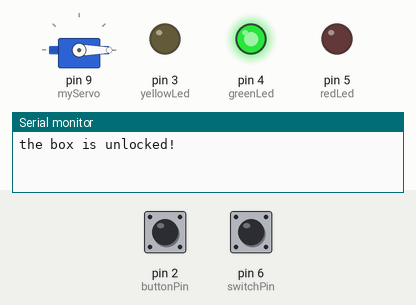
Simulated run of this sketch. Board: Arduino Uno, built with avr-gcc and run on an emulated ATmega328P. Parts: servo, output pins drawn as LEDs (lit = HIGH), the last lines printed to the serial monitor. The test bench sets the inputs (shaded band); at power-on: pin 2 (buttonPin) LOW, pin 6 (switchPin) HIGH.

Above: at 1.2 s.
1.3 s: pin 2 (buttonPin) pulled HIGH for 0.15 s
At 2.3 s:
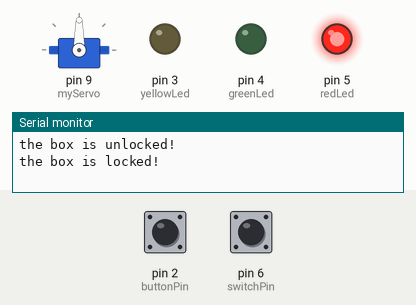
2.9 s: pin 6 (switchPin) pulled LOW for 0.15 s
6.0 s: pin 6 (switchPin) pulled LOW for 1 s
At 8.1 s:
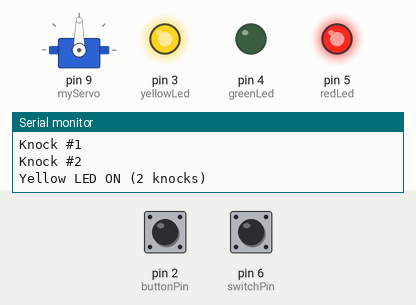
Timing chart, 0 to 14.5 s (numbered marks = the images above; inputs shaded):
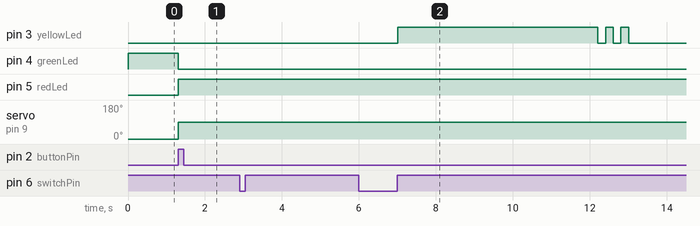

Measured:
- after the input at 1.3 s, pin 4 (greenLed): HIGH → LOW at once; pin 5 (redLed): LOW → HIGH at once; servo on pin 9 (myServo): 0° → 90° at once
- by itself, pin 3 (yellowLed): repeats every 0.40 s: LOW 0.20 s, HIGH 0.20 s, until it stays LOW from 13.0 s

The sketch:

NewKnockLock.ino
```cpp
// Modified Arduino Project 12 Knock Lock
/// by M.Davis Fall 2025

// This is a modified version of the Knock Lock project that replaces a piezo with a tilt switch.

// Make sure to have the Servo library installed in the IDE
#include <Servo.h>

// Defining the components
Servo myServo;

const int buttonPin = 2;   // Button Switch
const int yellowLed = 3;   // Standard Yellow LED
const int greenLed = 4;    // Standard Green LED
const int redLed   = 5;    // Standard Red LED
const int switchPin = 6;   // Tilt Switch

bool locked = false;
int numberOfKnocks = 0; // Starting number of knocks

// Debouncing to not have a super sensitive tilt sensor
const unsigned long sampleIntervalMs = 2;   // sampling cadence for debounce
const int lowSamplesNeeded  = 5;            // consecutive LOW samples to confirm press (≈10ms)
const int highSamplesNeeded = 5;            // consecutive HIGH samples to confirm release (≈10ms)
const unsigned long minLowMs   = 15;        // ignore ultra-fast spikes
const unsigned long maxLowMs   = 1200;      // ignore “held” tilt beyond ~1.2s
const unsigned long refractoryMs = 250;     // ignore new knocks right after a valid one
const unsigned long resetTimeout  = 5000;   // sequence timeout
const unsigned long knockDebounceGuard = 0; // extra guard if needed

int consecutiveLow  = 0;
int consecutiveHigh = 0;
bool lowConfirmed   = false;
unsigned long lowStartMs = 0;
unsigned long inhibitUntil = 0;

unsigned long lastKnockTime = 0;

// Setting up locking, unlocking and timeout/reset custom functions (See Bottom of Code)
void lockBox();
void unlockBox();
void warnAndReset();

// Returns true exactly once per valid knock
bool detectKnock() {
  unsigned long now = millis();
  if (now < inhibitUntil) return false;

  int raw = digitalRead(switchPin); // When there is a tilt, the state changes from HIGH to LOW

  if (raw == LOW) {
    consecutiveLow++;
    consecutiveHigh = 0;
  } else {
    consecutiveHigh++;
    consecutiveLow = 0;
  }

  // Confirm LOW (press)
  if (!lowConfirmed && consecutiveLow >= lowSamplesNeeded) {
    lowConfirmed = true;
    lowStartMs = now;
  }

  // Confirm HIGH (release) after a confirmed LOW
  if (lowConfirmed && consecutiveHigh >= highSamplesNeeded) {
    lowConfirmed = false;
    unsigned long lowDur = now - lowStartMs;

    // Qualify the LOW duration as a valid "knock"
    if (lowDur >= minLowMs && lowDur <= maxLowMs) {
      inhibitUntil = now + refractoryMs;  // cooldown to ignore bounce clusters
      lastKnockTime = now;
      return true;
    }
  }

  return false;
}

void setup() {
  myServo.attach(9); // Servo connected to Digital Pin 9

  pinMode(yellowLed, OUTPUT);
  pinMode(redLed, OUTPUT);
  pinMode(greenLed, OUTPUT);

  pinMode(buttonPin, INPUT);

  pinMode(switchPin, INPUT_PULLUP);

  Serial.begin(9600); // Start serial monitor

  // GREEN LED ON -- BOX UNLOCKED
  digitalWrite(greenLed, HIGH);
  digitalWrite(redLed, LOW);
  digitalWrite(yellowLed, LOW);
  myServo.write(0);
  Serial.println("the box is unlocked!");
}

void loop() {
  // If the box is Locked,
  if (!locked) {
    int buttonVal = digitalRead(buttonPin);
    if (buttonVal == HIGH) {
      lockBox();
    }
    return;
  }

  // If a knock is detected from tilt sensor, show in serial monitor as Kock #
  if (detectKnock()) {
    numberOfKnocks++;
    Serial.print("Knock #");
    Serial.println(numberOfKnocks);


// If there are only 2 knocks, turn on Yellow LED
    if (numberOfKnocks == 2) {
      digitalWrite(yellowLed, HIGH); // steady at 2 knocks
      Serial.println("Yellow LED ON (2 knocks)");
    }

// If there are 3 knocks, unlock the box and turn LED to green (run unlockbox)
    if (numberOfKnocks == 3) {
      unlockBox();
      return;
    }
  }

  // Timeout reset ... if no knocks detected, flash yellow LED and reset knock count (run warnAndReset)
  if (numberOfKnocks > 0 && (millis() - lastKnockTime > resetTimeout)) {
    Serial.println("Sequence timed out");
    warnAndReset();
  }

  // Small delay to help with balancing tilt switch false knocks
  delay(sampleIntervalMs);
}

// Custom Functions
// These are our own helper actions.
// Each one groups related steps so we can call it from loop() with a single line.

// lockBox() Locks the servo and updates LEDs to only Red on
void lockBox() {
  locked = true;
  numberOfKnocks = 0;
  lowConfirmed = false;
  consecutiveLow = consecutiveHigh = 0;
  digitalWrite(yellowLed, LOW);
  digitalWrite(greenLed, LOW);
  digitalWrite(redLed, HIGH);
  myServo.write(90);
  Serial.println("the box is locked!");
}

// unlockBoc() Unlocks the servo and updates LEDs to only Green on
void unlockBox() {
  locked = false;
  numberOfKnocks = 0;
  lowConfirmed = false;
  consecutiveLow = consecutiveHigh = 0;
  digitalWrite(yellowLed, LOW);
  digitalWrite(greenLed, HIGH);
  digitalWrite(redLed, LOW);
  myServo.write(0);
  Serial.println("the box is unlocked!");
}

// warnAndReset() Flashes the yellow LED and resets knock count
void warnAndReset() {
  for (int i = 0; i < 3; i++) {
    digitalWrite(yellowLed, HIGH);
    delay(200);
    digitalWrite(yellowLed, LOW);
    delay(200);
  }
  numberOfKnocks = 0;
  lowConfirmed = false;
  consecutiveLow = consecutiveHigh = 0;
  lastKnockTime = millis();
  inhibitUntil = lastKnockTime + refractoryMs;
  digitalWrite(yellowLed, LOW);
}
```
